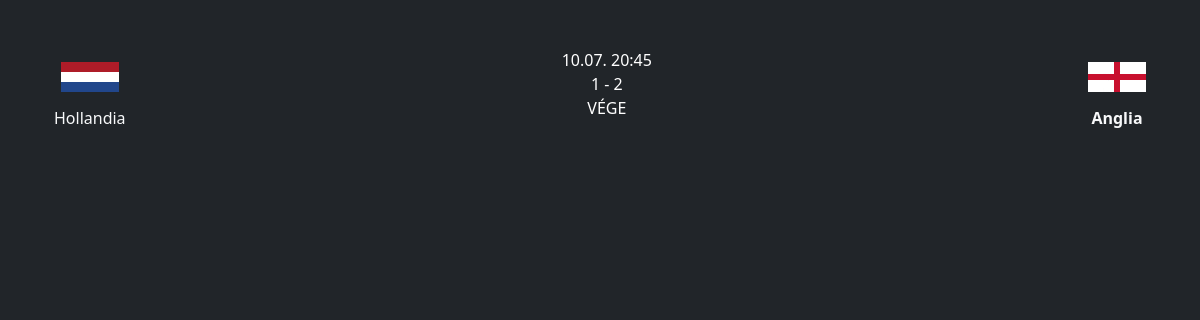
Page /?page=meccsView&orszagid=1&meccsid=18 on the committed database.
### tables this page shows
CREATE TABLE `foci` (
  `id` int(11) NOT NULL,
  `merkozes_tipus_id` int(11) DEFAULT NULL,
  `hazai_id` int(11) DEFAULT NULL,
  `vendeg_id` int(11) DEFAULT NULL,
  `hazai_gol` varchar(5) DEFAULT NULL,
  `vendeg_gol` varchar(5) DEFAULT NULL,
  `datum` varchar(15) DEFAULT NULL,
  `created_at` timestamp NULL DEFAULT CURRENT_TIMESTAMP
);

CREATE TABLE `orszagok` (
  `id` int(11) NOT NULL,
  `orszag` varchar(30) DEFAULT NULL,
  `created_at` timestamp NULL DEFAULT CURRENT_TIMESTAMP
);

### traits/Utilities.php (called while the page is built, shortened)
<?php
trait Utilities {
    function getViewFile($file) {
        include(__DIR__."/../views/".$file.".php");
    }
    function connectDB() {
        $hostname = "localhost";
        $username = "root";
        $password = "12345";
        $database = "eredmenyek";
        $connection = mysqli_connect($hostname, $username, $password, $database);
        return $connection;
    }
}

### controllers/UserController.php (called while the page is built, shortened)
<?php
class UserController {
    function meccsView() {
        $this->getViewFile("meccs");
    }
    function eredmenyekProcess($orszag_id) {
        $sql = mysqli_query($this->connectDB(), "select * from foci where hazai_id = '$orszag_id' or vendeg_id = '$orszag_id' ");
        while($data = mysqli_fetch_assoc($sql)) {
            $eredmenyek_arr[] = $data;
        }
        return $eredmenyek_arr;
    }
    function orszag($index) {
        $orszagok = mysqli_query($this->connectDB(), "select * from orszagok where id = '".$index."' ");
        $orszag = mysqli_fetch_assoc($orszagok);
        return $orszag;
    }
}

### views/meccs.php (the view, shortened to what this page needs)
<?php
$orszag_id = $_GET["orszagid"];
$meccs_id = $_GET["meccsid"];
?>
<!doctype html>
<html lang="hu">
<head>
    <link href="https://cdn.jsdelivr.net/npm/bootstrap@5.3.3/dist/css/bootstrap.min.css" rel="stylesheet">
</head>
<body class="text-bg-dark">
<main class="container-lg py-5 px-4">
    <?php
    foreach($this->eredmenyekProcess($orszag_id) as $key => $data) {
        if($data["id"] == $meccs_id) {
            echo '<section class="row">
                    <article class="col-auto">
                        <a class="d-flex flex-column align-items-center link-light link-underline-opacity-0 link-underline-opacity-100-hover link-offset-2" href="?page=eredmenyekView&id='.$data["hazai_id"].'">
                            <span>
                                <img src="./assets/imgs/flags/'.$data["hazai_id"].'.png">
                            </span>
                            <span class="'.($data["hazai_gol"] > $data["vendeg_gol"] ? "fw-bold" : "").'">
                                '.$this->orszag($data["hazai_id"])["orszag"].'
                            </span>
                        </a>
                    </article>
                    <article class="col">
                        <div class="d-flex flex-column justify-content-between align-items-center">
                            <div>'.$data["datum"].'</div>
                            <div>'.$data["hazai_gol"].' - '.$data["vendeg_gol"].'</div>
                            <div>VÉGE</div>
                        </div>
                    </article>
                    <article class="col-auto">
                        <a class="d-flex flex-column align-items-center link-light link-underline-opacity-0 link-underline-opacity-100-hover link-offset-2" href="?page=eredmenyekView&id='.$data["vendeg_id"].'">
                            <span>
                                <img src="./assets/imgs/flags/'.$data["vendeg_id"].'.png">
                            </span>
                            <span class="'.($data["hazai_gol"] < $data["vendeg_gol"] ? "fw-bold" : "").'">'
                                .$this->orszag($data["vendeg_id"])["orszag"].'
                            </span>
                        </a>
                    </article>
                </section>';
        }
    }
    ?>
</main>
</body>
</html>

### rows in the picture
foci: hazai.orszag "Hollandia", datum "10.07. 20:45", hazai_gol "1", vendeg_gol "2", vendeg.orszag "Anglia"
